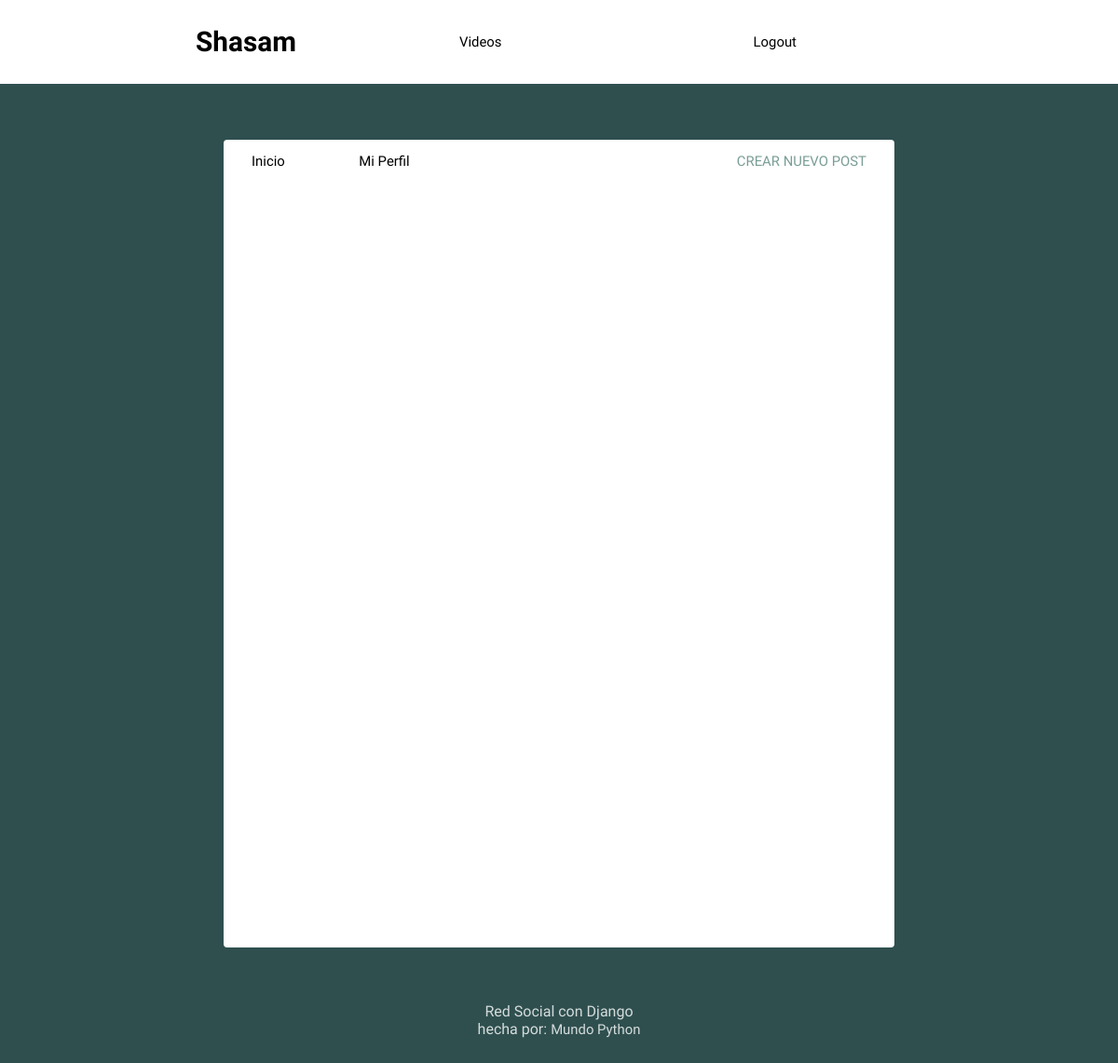
/index/ (signed in), run on an earlier commit of the app's database.
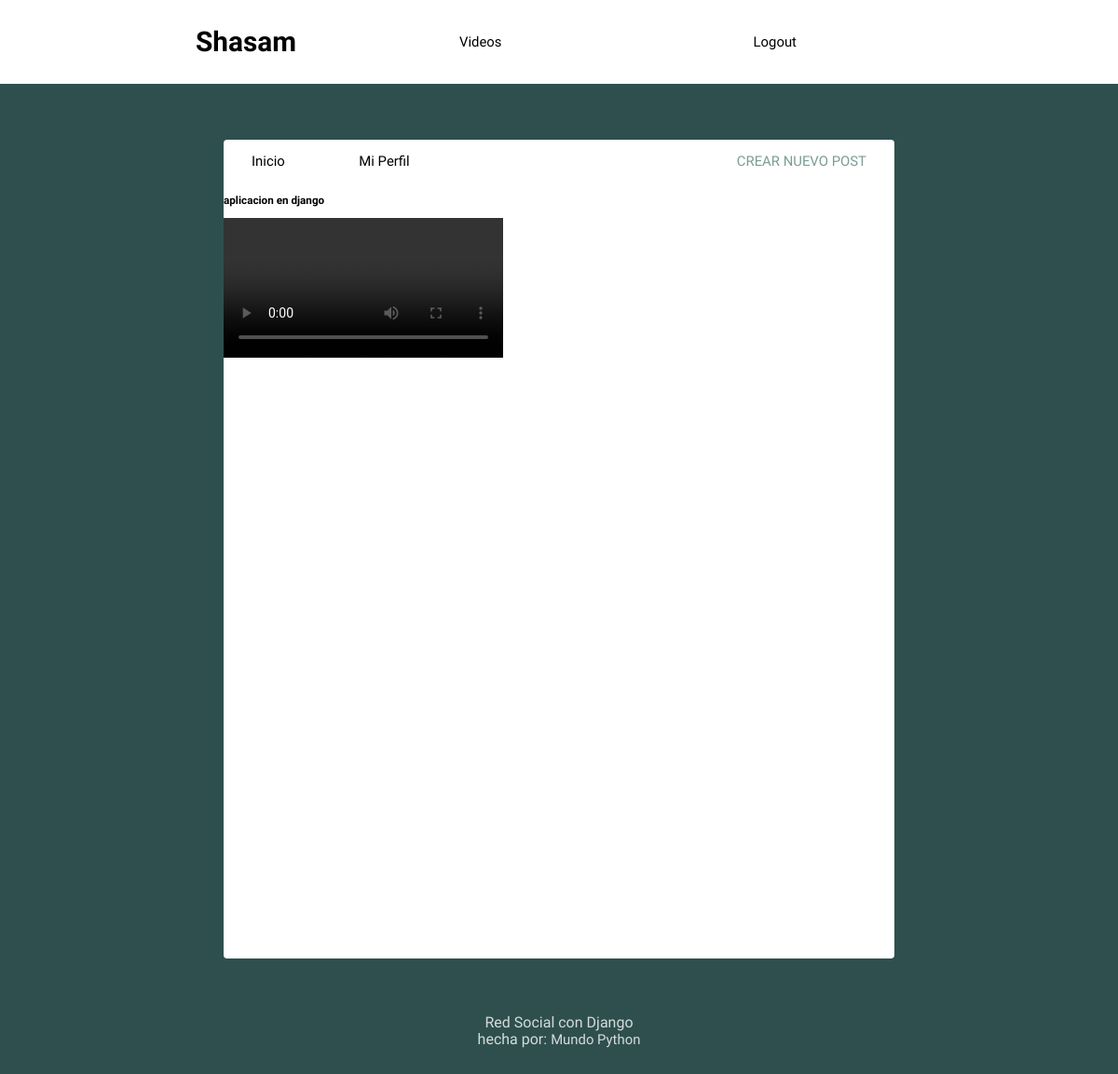
And on a later commit of the database.
### social/models.py (models this page shows, shortened)
class Video(models.Model):
    caption=models.CharField(max_length=100)
    video=models.FileField(upload_to="video/%y")

### social/views.py (the view)
# urls.py: path('index/', views.index, name='index'),
def index(request):
    video=Video.objects.all()
    return render(request,'social/index.html',{'video':video})

### social/templates/social/index.html (shortened to what this page needs)
{% extends 'social/layout.html' %}
{% block content %}
<div class="container">
  {% for x in video %}
  <h3 class="text-center mt-2 mb-2">{{x.caption}}</h3>
  <video class="embed-responsive embed-responsive-16by9" controls="controls" >
      <source src="{{x.video.url}}" type="video/mp4" />
    </video>
  {% endfor %}
</div>
{% endblock %}

What changed in the data, as far as the page shows it:
added Video: caption "aplicacion en django"
